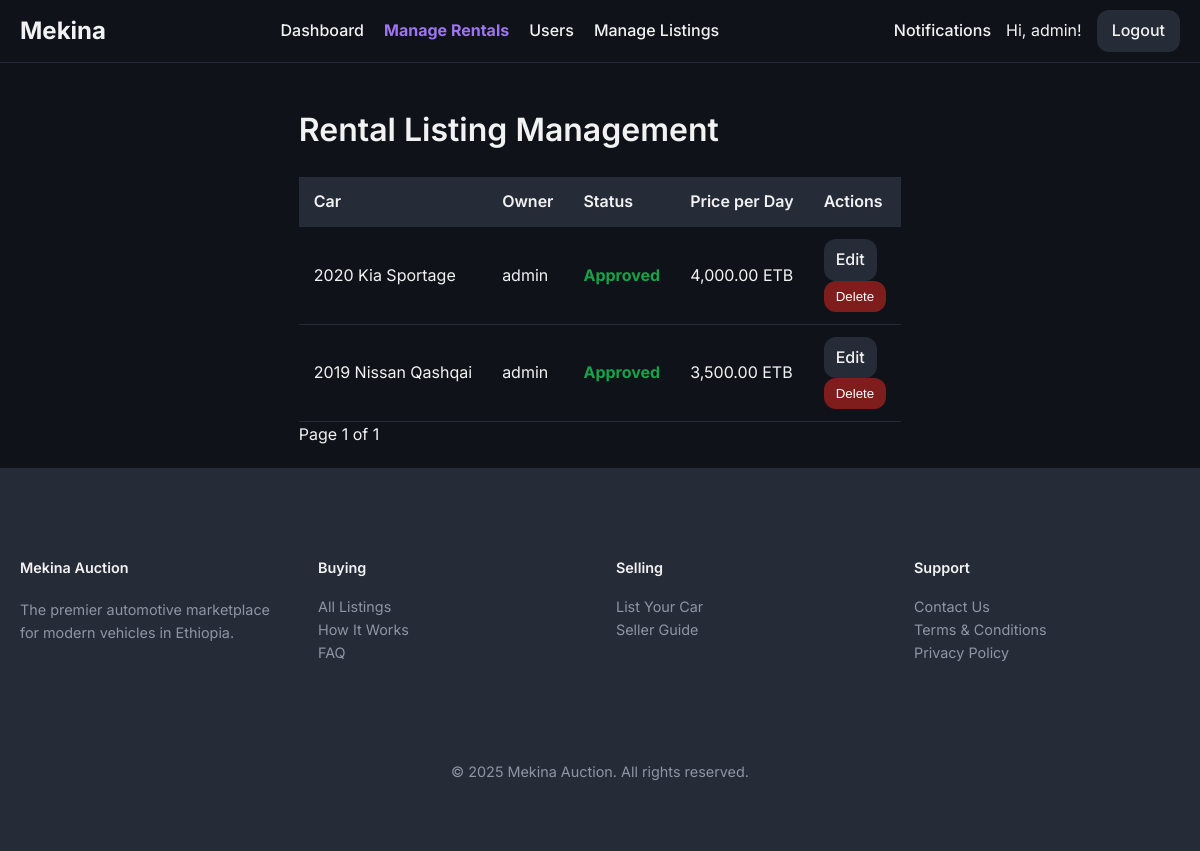
/admin/rentals (signed in), run on an earlier commit of the app's database.
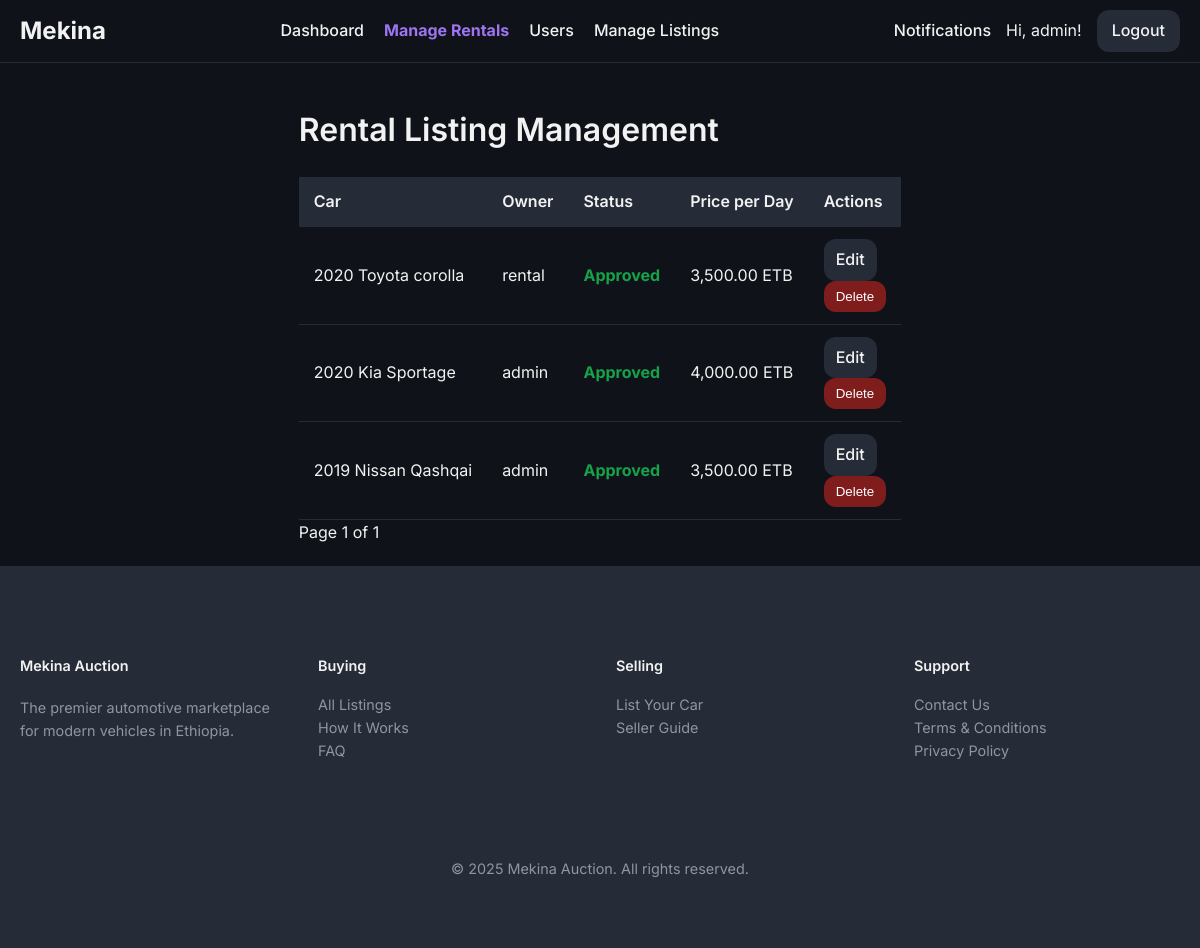
And on a later commit of the database.
### models/car.py (models this page shows, shortened)
class Car(db.Model):
    id = db.Column(db.Integer, primary_key=True)
    make = db.Column(db.String(64), nullable=False)
    model = db.Column(db.String(64), nullable=False)
    year = db.Column(db.Integer, nullable=False)
    description = db.Column(db.Text, nullable=True)
    owner_id = db.Column(db.Integer, db.ForeignKey('user.id'), nullable=False)
    service_history_url = db.Column(db.String(200), nullable=True)
    inspection_report_url = db.Column(db.String(200), nullable=True)
    is_approved = db.Column(db.Boolean, default=False, nullable=False)
    transmission = db.Column(db.String(50))
    drivetrain = db.Column(db.String(50))
    mileage = db.Column(db.Integer)
    fuel_type = db.Column(db.String(50))
    condition = db.Column(db.String(50)) # e.g., New, Used
    body_type = db.Column(db.String(50), nullable=True) # e.g., SUV, Sedan
    listing_type = db.Column(db.String(50), default='auction', nullable=False) # 'auction', 'sale', 'rental'
    fixed_price = db.Column(db.Float, nullable=True) # For 'sale' listing_type
    auction = db.relationship('Auction', backref='car', uselist=False) # One-to-one relationship with Auction
    rental_listing = db.relationship('RentalListing', backref='car', uselist=False)
    images = db.relationship('CarImage', backref='car', lazy=True, cascade="all, delete-orphan") # One-to-many relationship with CarImage
    equipment = db.relationship('Equipment', secondary=car_equipment_association, lazy='subquery', backref=db.backref('cars', lazy=True))

### models/user.py (models this page shows, shortened)
class User(UserMixin, db.Model):
    id = db.Column(db.Integer, primary_key=True)
    username = db.Column(db.String(64), index=True, unique=True, nullable=False)
    email = db.Column(db.String(120), index=True, unique=True, nullable=False)
    phone_number = db.Column(db.String(20), nullable=True)
    password_hash = db.Column(db.String(128))
    is_admin = db.Column(db.Boolean, default=False)
    is_dealer = db.Column(db.Boolean, default=False)
    is_rental_company = db.Column(db.Boolean, default=False)
    points = db.Column(db.Integer, nullable=False, default=5) # Points for dealers to bid
    cars = db.relationship('Car', backref='owner', lazy='dynamic')
    bids = db.relationship('Bid', backref='bidder', lazy='dynamic')
    dealer_bids = db.relationship('DealerBid', backref='dealer', lazy='dynamic')
    car_requests = db.relationship('CarRequest', backref='customer', lazy='dynamic')

### models/rental_listing.py (models this page shows, shortened)
class RentalListing(db.Model):
    __tablename__ = 'rental_listings'
    id = db.Column(db.Integer, primary_key=True)
    price_per_day = db.Column(db.Float, nullable=False)
    is_available = db.Column(db.Boolean, default=True, nullable=False)
    car_id = db.Column(db.Integer, db.ForeignKey('car.id'), nullable=False, unique=True)

### routes/admin.py (the view)
@admin_bp.route('/rentals')
@login_required
@admin_required
def rental_management():
    page = request.args.get('page', 1, type=int)
    rental_cars = Car.query.filter_by(listing_type='rental').order_by(Car.id.desc()).paginate(page=page, per_page=15)
    return render_template('rental_management.html', cars=rental_cars)

### routes/admin.py (called while the page is built)
def admin_required(f):
    @wraps(f)
    def decorated_function(*args, **kwargs):
        if not current_user.is_authenticated or not current_user.is_admin:
            abort(403) # Forbidden
        return f(*args, **kwargs)
    return decorated_function

### templates/rental_management.html (shortened to what this page needs)
{% extends "base.html" %}
{% block content %}
    <h1>Rental Listing Management</h1>
    <table>
        <thead>
            <tr>
                <th>Car</th>
                <th>Owner</th>
                <th>Status</th>
                <th>Price per Day</th>
                <th>Actions</th>
            </tr>
        </thead>
        <tbody>
            {% for car in cars.items %}
            <tr>
                <td>{{ car.year }} {{ car.make }} {{ car.model }}</td>
                <td>{{ car.owner.username }}</td>
                <td>
                    {% if car.is_approved %}
                        <span style="color: hsl(var(--success)); font-weight: bold;">Approved</span>
                    {% else %}
                        <span style="color: hsl(var(--warning)); font-weight: bold;">Pending Approval</span>
                    {% endif %}
                </td>
                <td>
                    {% if car.rental_listing %}
                        {{ '{:,.2f}'.format(car.rental_listing.price_per_day) }} ETB
                    {% else %}
                        N/A
                    {% endif %}
                </td>
                <td class="button-group">
                    <a href="{{ url_for('admin.edit_listing', car_id=car.id) }}" class="btn edit">Edit</a>
                    <form action="{{ url_for('admin.delete_listing', car_id=car.id) }}" method="post" onsubmit="return confirm('Are you sure you want to delete this listing? This cannot be undone.');">
                        <button type="submit" class="btn delete">Delete</button>
                    </form>
                </td>
            </tr>
            {% endfor %}
        </tbody>
    </table>
    <div class="pagination">
        <span>Page {{ cars.page }} of {{ cars.pages }}</span>
    </div>
{% endblock %}

What changed in the data, as far as the page shows it:
added Car: year "2020", make "Toyota", model "corolla", owner.username "rental", is_approved "Approved"
added RentalListing: rental_listing.price_per_day "3,500.00"
